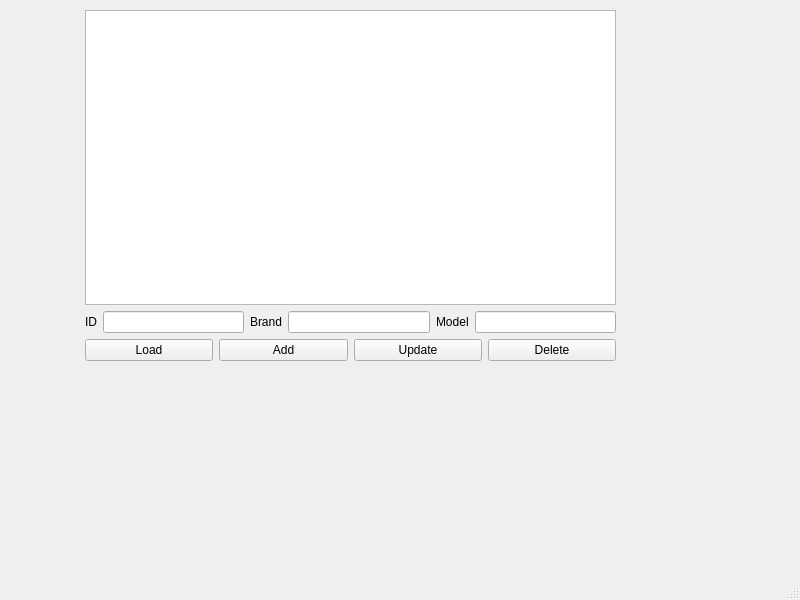
<?xml version="1.0" encoding="UTF-8"?>
<ui version="4.0">
 <class>MainWindow</class>
 <widget class="QMainWindow" name="MainWindow">
  <property name="geometry">
   <rect>
    <x>0</x>
    <y>0</y>
    <width>800</width>
    <height>600</height>
   </rect>
  </property>
  <property name="windowTitle">
   <string>MainWindow</string>
  </property>
  <widget class="QWidget" name="centralwidget">
   <widget class="QWidget" name="">
    <property name="geometry">
     <rect>
      <x>85</x>
      <y>10</y>
      <width>531</width>
      <height>351</height>
     </rect>
    </property>
    <layout class="QGridLayout" name="gridLayout_2">
     <item row="0" column="0">
      <widget class="QTextBrowser" name="textBrowserResults"/>
     </item>
     <item row="1" column="0">
      <layout class="QGridLayout" name="gridLayout">
       <item row="0" column="0">
        <layout class="QHBoxLayout" name="horizontalLayout">
         <item>
          <widget class="QLabel" name="label">
           <property name="text">
            <string>ID</string>
           </property>
          </widget>
         </item>
         <item>
          <widget class="QLineEdit" name="lineID"/>
         </item>
         <item>
          <widget class="QLabel" name="label_2">
           <property name="text">
            <string>Brand</string>
           </property>
          </widget>
         </item>
         <item>
          <widget class="QLineEdit" name="lineBrand"/>
         </item>
         <item>
          <widget class="QLabel" name="label_3">
           <property name="text">
            <string>Model</string>
           </property>
          </widget>
         </item>
         <item>
          <widget class="QLineEdit" name="lineModel"/>
         </item>
        </layout>
       </item>
       <item row="1" column="0">
        <layout class="QHBoxLayout" name="horizontalLayout_2">
         <item>
          <widget class="QPushButton" name="pushLoad">
           <property name="text">
            <string>Load</string>
           </property>
          </widget>
         </item>
         <item>
          <widget class="QPushButton" name="pushAdd">
           <property name="text">
            <string>Add</string>
           </property>
          </widget>
         </item>
         <item>
          <widget class="QPushButton" name="pushUpdate">
           <property name="text">
            <string>Update</string>
           </property>
          </widget>
         </item>
         <item>
          <widget class="QPushButton" name="pushDelete">
           <property name="text">
            <string>Delete</string>
           </property>
          </widget>
         </item>
        </layout>
       </item>
      </layout>
     </item>
    </layout>
   </widget>
  </widget>
  <widget class="QMenuBar" name="menubar">
   <property name="geometry">
    <rect>
     <x>0</x>
     <y>0</y>
     <width>800</width>
     <height>21</height>
    </rect>
   </property>
  </widget>
  <widget class="QStatusBar" name="statusbar"/>
 </widget>
 <resources/>
 <connections/>
</ui>
